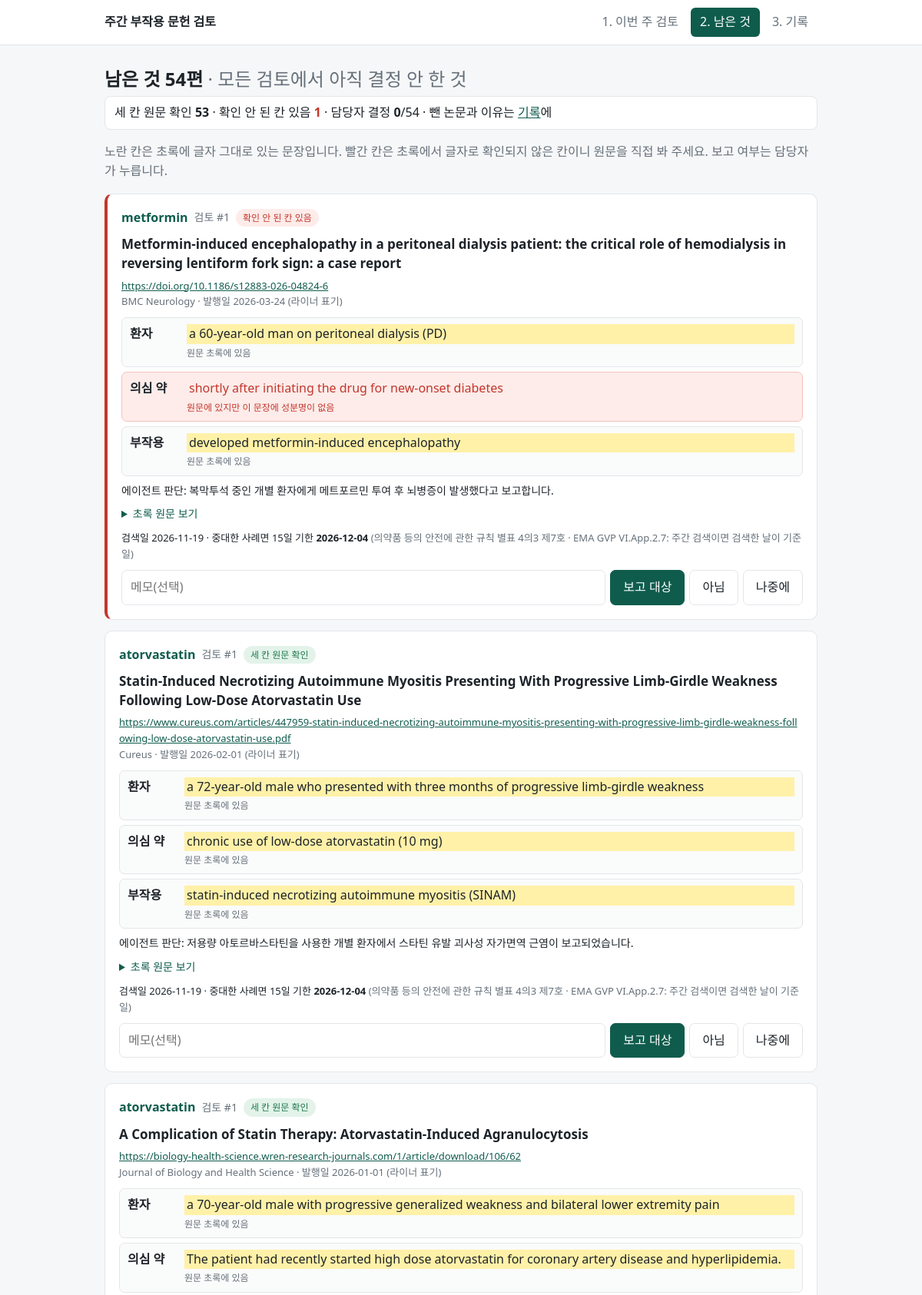
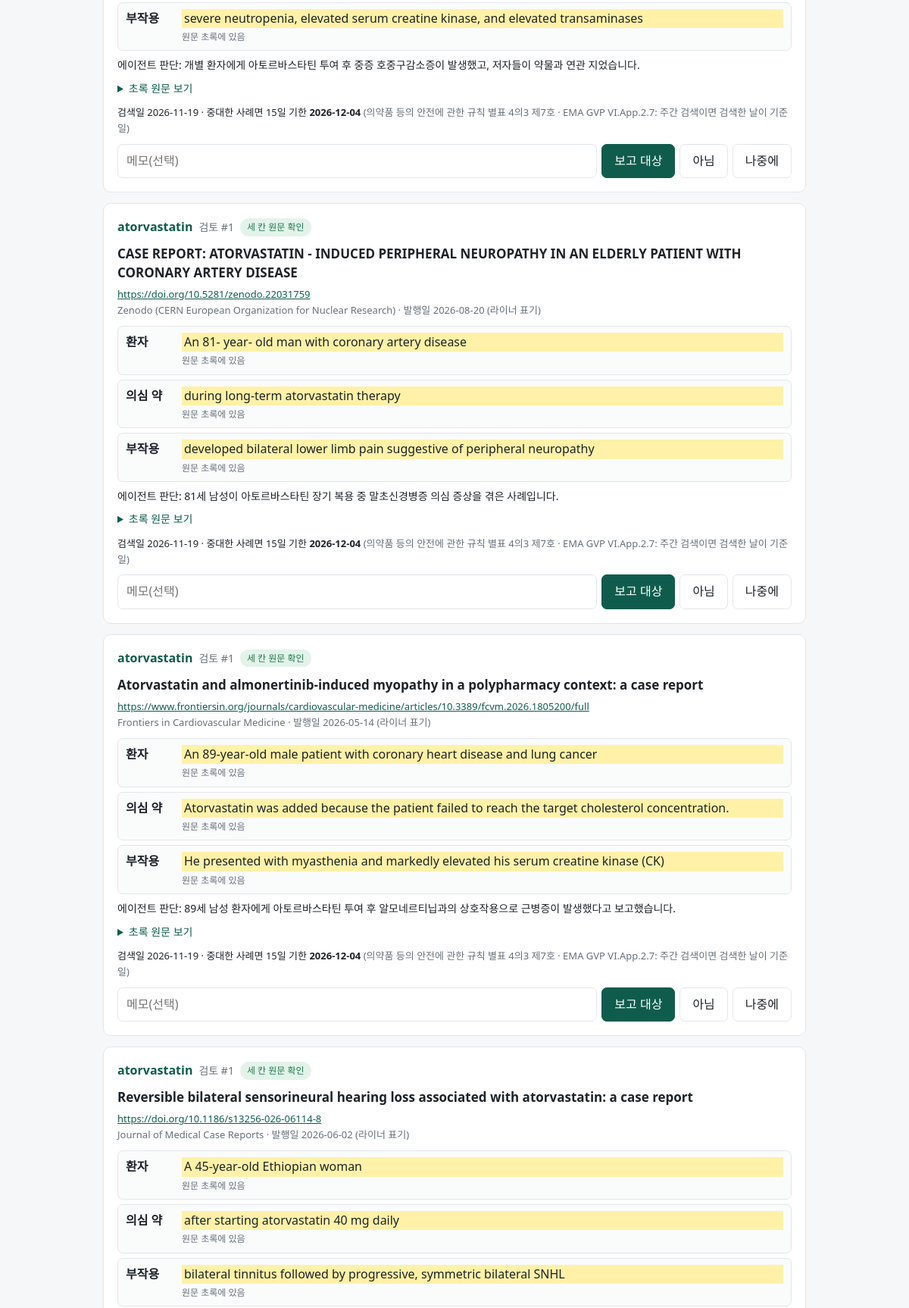
Page /remaining (upper part) on the committed database (2 pictures, top to bottom).
### tables this page shows
CREATE TABLE papers (
  run_id INTEGER NOT NULL, key TEXT NOT NULL, drug TEXT NOT NULL,
  title TEXT, abstract TEXT, url TEXT, date TEXT, authors TEXT, journal TEXT, queries TEXT,
  verdict TEXT, judgment TEXT,
  decision TEXT, decided_at TEXT, note TEXT,
  PRIMARY KEY (run_id, drug, key)
);

### app/main.py (the view)
@app.get("/remaining", response_class=HTMLResponse)
def remaining(request: Request, run: int | None = None):
    r = _run_or_latest(run)
    cards, dropped = [], 0
    if run and r:
        cards = [card(p, r["started"]) for p in store.papers(r["id"], KEEP)]
    elif r:
        cards = [card(p, p["run_started"]) for p in store.open_cards(KEEP)]
    if r:
        dropped = len(store.papers(r["id"], ("not_case", "no_drug_name")))
    order = {"error": 0, "check": 1, "candidate": 2}
    cards.sort(key=lambda c: (c["decision"] not in (None, "later"), c["found"], c["all_ok"], order.get(c["verdict"], 3), c["drug"]))
    return tpl.TemplateResponse(request, "remaining.html", {
        "run": r, "cards": cards, "decisions": DECISIONS, "page": "remaining", "days": REPORT_DAYS, "dropped": dropped,
        "all_runs": not run, "readonly": READONLY,
    })

### app/templates/remaining.html (shortened to what this page needs)
{% extends "base.html" %}
{% block body %}
{% if not run %}<p>아직 돌린 검토가 없습니다. <a href="/">이번 주 검토</a>에서 돌려 주세요.</p>{% else %}
<section class="intro">
  <h1>남은 것 {{ cards|length }}편 <span class="muted">· {% if all_runs %}모든 검토에서 아직 결정 안 한 것{% else %}검토 #{{ run.id }}{% endif %}</span></h1>
  <p class="summary">세 칸 원문 확인 <b>{{ cards|selectattr('all_ok')|list|length }}</b> · 확인 안 된 칸 있음 <b class="red">{{ cards|rejectattr('all_ok')|list|length }}</b> · 담당자 결정 <b>{{ cards|selectattr('decision')|list|length }}</b>/{{ cards|length }}{% if not all_runs %} · 같은 검토에서 뺀 논문 {{ dropped }}편은 <a href="/log?run={{ run.id }}">기록</a>에{% else %} · 뺀 논문과 이유는 <a href="/log">기록</a>에{% endif %}</p>
  <p>노란 칸은 초록에 글자 그대로 있는 문장입니다. 빨간 칸은 초록에서 글자로 확인되지 않은 칸이니 원문을 직접 봐 주세요. 보고 여부는 담당자가 누릅니다.</p>
</section>
{% for c in cards %}
<article class="card {{ 'decided' if c.decision }} {{ 'warn' if not c.all_ok }}" id="c{{ loop.index }}">
  <div class="card-head">
    <span class="drug">{{ c.drug }}</span>
    <span class="muted small">검토 #{{ c.run_id }}</span>
    {% if c.verdict == 'error' %}<span class="pill red">판정 못 함 · 직접 확인</span>{% elif c.verdict == 'check' %}<span class="pill red">에이전트는 증례 아님 · 미심쩍어 남김</span>{% elif c.all_ok %}<span class="pill ok">세 칸 원문 확인</span>{% else %}<span class="pill red">확인 안 된 칸 있음</span>{% endif %}
  </div>
  <h2 class="title">{{ c.title_html }}</h2>
  <p class="src">
    <a href="{{ c.url|safe_url }}" target="_blank" rel="noopener noreferrer">{{ c.url }}</a><br>
    {{ c.journal }} · 발행일 {{ c.date.raw or '없음' }} <span class="muted">(라이너 표기)</span>
  </p>
  <div class="fields">
    {% for f in c.fields %}
    <div class="field {{ f.status }}">
      <span class="flabel">{{ f.label }}</span>
      {% if f.status == 'ok' %}<q>{{ f.quote }}</q><span class="fnote">원문 {{ '초록' if f.where=='abstract' else '제목' }}에 있음</span>
      {% elif f.status == 'missing' %}<span class="fnote">{{ f.why or '에이전트가 찾지 못함 · 확인 안 됨' }}</span>
      {% else %}<q class="{{ 'plain' if f.where else 'bad' }}">{{ f.quote }}</q><span class="fnote">{{ f.why or '초록에서 글자로 확인 안 됨' }}</span>{% endif %}
    </div>
    {% endfor %}
  </div>
  <p class="reason">에이전트 판단: {{ c.reason }}</p>
  <details><summary>초록 원문 보기</summary><p class="abstract">{{ c.abstract_html }}</p></details>
  <div class="due">검색일 {{ c.found }} · 중대한 사례면 {{ days }}일 기한 <b>{{ c.due }}</b> <span class="muted">(의약품 등의 안전에 관한 규칙 별표 4의3 제7호 · EMA GVP VI.App.2.7: 주간 검색이면 검색한 날이 기준일)</span></div>
  <form method="post" action="/decide" class="decide">
    <input name="note" placeholder="메모(선택)" value="{{ c.note or '' }}" maxlength="500" {{ 'disabled' if readonly }}>
    <button name="decision" value="report" class="primary" {{ 'disabled' if readonly }}>보고 대상</button>
    <button name="decision" value="not_report" {{ 'disabled' if readonly }}>아님</button>
    <button name="decision" value="later" {{ 'disabled' if readonly }}>나중에</button>
  </form>{% if c.decision %}<p class="small">담당자 결정: <b>{{ decisions[c.decision] }}</b>{% if c.note %} · {{ c.note }}{% endif %}</p>{% endif %}{% if readonly %}<p class="muted small">견본 화면이라 단추는 눌리지 않습니다.</p>{% endif %}
</article>
{% else %}
<p class="empty">이번 검토에서 남은 논문이 없습니다. 판정 이유는 <a href="/log?run={{ run.id }}">기록</a>에 있습니다.</p>
{% endfor %}
{% endif %}
{% endblock %}

### app/templates/base.html (shortened to what this page needs)
<!doctype html>
<html lang="ko">
<head>
<link rel="stylesheet" href="/static/style.css">
</head>
<body>
<header class="top">
  <div class="wrap top-in">
    <a class="brand" href="/">주간 부작용 문헌 검토</a>
    <nav>
      <a href="/{% if run %}?run={{ run.id }}{% endif %}" class="{{ 'on' if page=='home' }}">1. 이번 주 검토</a>
      <a href="/remaining{% if run %}?run={{ run.id }}{% endif %}" class="{{ 'on' if page=='remaining' }}">2. 남은 것</a>
      <a href="/log{% if run %}?run={{ run.id }}{% endif %}" class="{{ 'on' if page=='log' }}">3. 기록</a>
    </nav>
  </div>
</header>
<main class="wrap">
{% block body %}{% endblock %}
</main>
</body>
</html>

### app/static/style.css (style rules this page uses)
:root { --ink:#1d2329;--muted:#66707a;--line:#e3e6ea;--bg:#f6f7f8;--card:#fff;--accent:#0f5c4d;--accent-ink:#fff;--yellow:#fff1a8;--red:#c4362b;--red-bg:#fdecea;--ok:#1f7a4d; }
* { box-sizing:border-box }
body { margin:0;background:var(--bg);color:var(--ink);font:16px/1.6 "Noto Sans KR",system-ui,-apple-system,sans-serif }
a { color:var(--accent) }
.wrap { max-width:960px;margin:0 auto;padding:0 16px }
.top { background:#fff;border-bottom:1px solid var(--line);position:sticky;top:0;z-index:5 }
.top-in { display:flex;align-items:center;justify-content:space-between;gap:12px;flex-wrap:wrap;padding-top:10px;padding-bottom:10px }
.brand { font-weight:700;color:var(--ink);text-decoration:none }
nav { display:flex;gap:4px;flex-wrap:wrap }
nav a { padding:6px 12px;border-radius:6px;text-decoration:none;color:var(--muted);font-weight:500 }
nav a.on { background:var(--accent);color:var(--accent-ink) }
.intro h1 { font-size:24px;margin:28px 0 6px;line-height:1.35 }
.intro p { color:var(--muted);margin:0 0 16px }
.muted { color:var(--muted);font-weight:400 }
.small { font-size:14px }
input { font:inherit;padding:9px 11px;border:1px solid var(--line);border-radius:7px;min-width:0;width:100% }
button,.link-btn { font:inherit;font-weight:500;padding:9px 16px;border-radius:7px;border:1px solid var(--line);background:#fff;cursor:pointer;color:var(--ink);text-decoration:none;display:inline-block }
.primary { background:var(--accent);border-color:var(--accent);color:var(--accent-ink) }
.card { background:var(--card);border:1px solid var(--line);border-radius:10px;padding:18px;margin-bottom:14px }
.card.warn { border-left:4px solid var(--red) }
.card-head { display:flex;gap:8px;align-items:center;flex-wrap:wrap }
.drug { font-weight:700;color:var(--accent) }
.pill { font-size:12px;padding:2px 9px;border-radius:99px;background:#eef1f3 }
.pill.ok { background:#e3f3ea;color:var(--ok) }
.pill.red { background:var(--red-bg);color:var(--red) }
.title { font-size:17px;margin:10px 0 6px;line-height:1.45 }
.src { font-size:13px;color:var(--muted);margin:0 0 10px;word-break:break-all }
.fields { display:grid;gap:6px;margin:8px 0 }
.field { display:grid;grid-template-columns:64px 1fr;gap:2px 10px;padding:8px 10px;border-radius:7px;background:#fafbfb;border:1px solid var(--line) }
.field .flabel { font-weight:700;grid-row:span 2 }
.field q { quotes:none;background:var(--yellow);padding:0 3px }
.field.unverified,.field.missing { background:var(--red-bg);border-color:#f3c3be }
.fnote { font-size:12px;color:var(--muted) }
.field.unverified .fnote,.field.missing .fnote { color:var(--red);font-weight:500 }
.reason { font-size:14px;margin:8px 0 }
details { margin:6px 0 10px }
summary { cursor:pointer;color:var(--accent);font-size:14px }
.due { font-size:13px;color:var(--ink);margin-bottom:10px }
.decide { display:flex;gap:6px;flex-wrap:wrap }
.decide input { flex:1 1 200px }
.summary { color:var(--ink)!important;background:#fff;border:1px solid var(--line);border-radius:8px;padding:8px 12px }
.summary b.red { color:var(--red) }
.field q.plain { background:none;color:var(--red) }

### rows in the picture
papers: drug "metformin", run_id "1", verdict "확인 안 된 칸 있음", title_html "Metformin-induced encephalopathy in a peritoneal dialysis patient: the critical role of hemodialysis in reversing lentiform fork sign: a case report", url "https://doi.org/10.1186/s12883-026-04824-6", journal "BMC Neurology", date "2026-03-24", label "환자" "의심 약" "부작용", quote "a 60-year-old man on peritoneal dialysis (PD)" "developed metformin-induced encephalopathy", where "초록" "초록", quote "shortly after initiating the drug for new-onset diabetes", why "원문에 있지만 이 문장에 성분명이 없음", reason "복막투석 중인 개별 환자에게 메트포르민 투여 후 뇌병증이 발생했다고 보고합니다.", found "2026-11-19", days "15", due "2026-12-04"
papers: drug "atorvastatin", run_id "1", verdict "세 칸 원문 확인", title_html "Statin-Induced Necrotizing Autoimmune Myositis Presenting With Progressive Limb-Girdle Weakness Following Low-Dose Atorvastatin Use", url "https://www.cureus.com/articles/447959-statin-induced-necrotizing-autoimmune-myositis-presenting-with-progressive-limb-girdle-weakness-following-low-dose-atorvastatin-use.pdf", journal "Cureus", date "2026-02-01", label "환자" "의심 약" "부작용", quote "a 72-year-old male who presented with three months of progressive limb-girdle weakness" "chronic use of low-dose atorvastatin (10 mg)" "statin-induced necrotizing autoimmune myositis (SINAM)", where "초록" "초록" "초록", reason "저용량 아토르바스타틴을 사용한 개별 환자에서 스타틴 유발 괴사성 자가면역 근염이 보고되었습니다.", found "2026-11-19", days "15", due "2026-12-04"
papers: drug "atorvastatin", run_id "1", verdict "세 칸 원문 확인", title_html "A Complication of Statin Therapy: Atorvastatin-Induced Agranulocytosis", url "https://biology-health-science.wren-research-journals.com/1/article/download/106/62", journal "Journal of Biology and Health Science", date "2026-01-01", label "환자" "의심 약" "부작용", quote "a 70-year-old male with progressive generalized weakness and bilateral lower extremity pain" "The patient had recently started high dose atorvastatin for coronary artery disease and hyperlipidemia." "severe neutropenia, elevated serum creatine kinase, and elevated transaminases", where "초록" "초록" "초록", reason "개별 환자에게 아토르바스타틴 투여 후 중증 호중구감소증이 발생했고, 저자들이 약물과 연관 지었습니다.", found "2026-11-19", days "15", due "2026-12-04"
papers: drug "atorvastatin", run_id "1", verdict "세 칸 원문 확인", title_html "CASE REPORT: ATORVASTATIN - INDUCED PERIPHERAL NEUROPATHY IN AN ELDERLY PATIENT WITH CORONARY ARTERY DISEASE", url "https://doi.org/10.5281/zenodo.22031759", journal "Zenodo (CERN European Organization for Nuclear Research)", date "2026-08-20", label "환자" "의심 약" "부작용", quote "An 81- year- old man with coronary artery disease" "during long-term atorvastatin therapy" "developed bilateral lower limb pain suggestive of peripheral neuropathy", where "초록" "초록" "초록", reason "81세 남성이 아토르바스타틴 장기 복용 중 말초신경병증 의심 증상을 겪은 사례입니다.", found "2026-11-19", days "15", due "2026-12-04"
papers: drug "atorvastatin", run_id "1", verdict "세 칸 원문 확인", title_html "Atorvastatin and almonertinib-induced myopathy in a polypharmacy context: a case report", url "https://www.frontiersin.org/journals/cardiovascular-medicine/articles/10.3389/fcvm.2026.1805200/full", journal "Frontiers in Cardiovascular Medicine", date "2026-05-14", label "환자" "의심 약" "부작용", quote "An 89-year-old male patient with coronary heart disease and lung cancer" "Atorvastatin was added because the patient failed to reach the target cholesterol concentration." "He presented with myasthenia and markedly elevated his serum creatine kinase (CK)", where "초록" "초록" "초록", reason "89세 남성 환자에게 아토르바스타틴 투여 후 알모네르티닙과의 상호작용으로 근병증이 발생했다고 보고했습니다.", found "2026-11-19", days "15", due "2026-12-04"
papers: drug "atorvastatin", run_id "1", verdict "세 칸 원문 확인", title_html "Reversible bilateral sensorineural hearing loss associated with atorvastatin: a case report", url "https://doi.org/10.1186/s13256-026-06114-8", journal "Journal of Medical Case Reports", date "2026-06-02", label "환자" "의심 약" "부작용", quote "A 45-year-old Ethiopian woman" "after starting atorvastatin 40 mg daily" "bilateral tinnitus followed by progressive, symmetric bilateral SNHL", where "초록" "초록" "초록"

### other values in the picture
{{ cards|length }} "54"
{{ cards|selectattr('all_ok')|list|length }} "53"
{{ cards|rejectattr('all_ok')|list|length }} "1"
{{ cards|selectattr('decision')|list|length }} "0"
